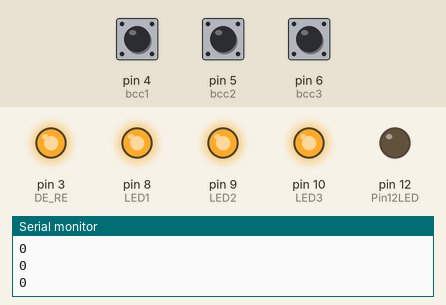
Recording of a sketch running on a simulated Arduino Nano, built with avr-gcc and run on an emulated ATmega328P. On the bench: output pins drawn as LEDs (lit = HIGH), the last lines printed to the serial monitor. Inputs (shaded band) come from the test bench; at power-on: pin 4 (bcc1) HIGH, pin 5 (bcc2) HIGH, pin 6 (bcc3) HIGH.

Above: at 1.8 s.
1.9 s: pin 4 (bcc1) pulled LOW for 0.6 s
At 2.8 s:
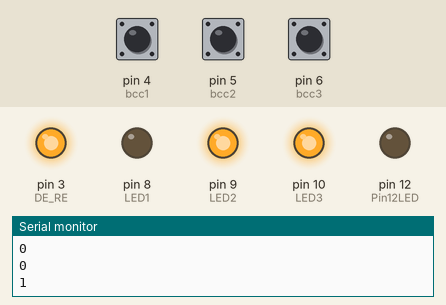
4.5 s: pin 5 (bcc2) pulled LOW for 0.6 s
At 5.3 s:
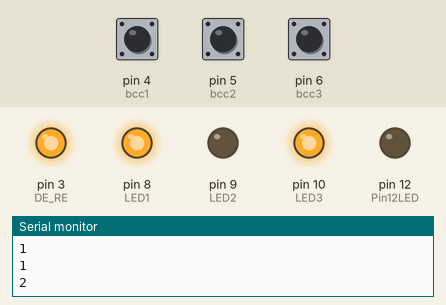
7.0 s: pin 6 (bcc3) pulled LOW for 0.6 s
At 7.9 s:
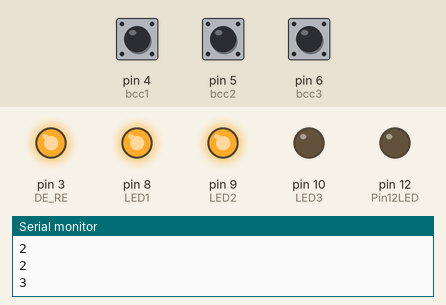
9.6 s: pin 6 (bcc3) pulled LOW for 3.2 s
At 14.7 s:
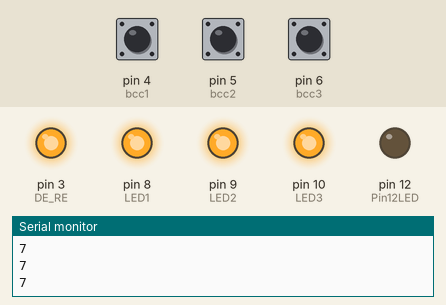
15.2 s: pin 4 (bcc1) pulled LOW for 3.2 s
At 15.8 s:
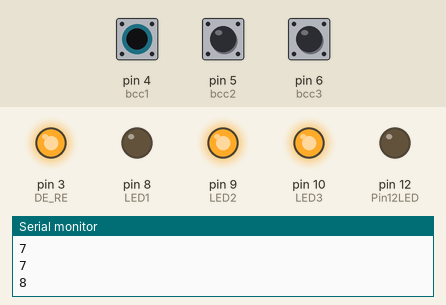
20.7 s: pin 4 (bcc1) driven LOW and pin 5 (bcc2) driven LOW and pin 6 (bcc3) driven LOW
At 22.3 s:
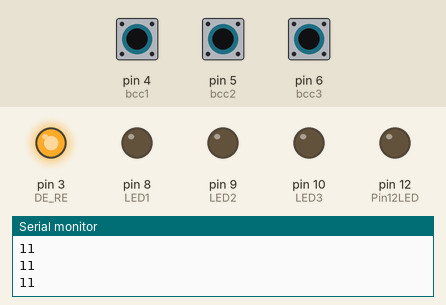
Timing chart, 0 to 23.8 s (numbered marks = the images above; inputs shaded):
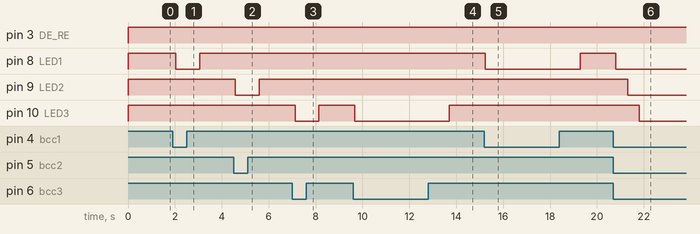

Measured:
- after the input at 1.9 s, pin 8 (LED1): HIGH → LOW after 0.14 s, → HIGH 1.0 s later
- after the input at 4.5 s, pin 9 (LED2): HIGH → LOW after 0.08 s, → HIGH 1.0 s later
- after the input at 7.0 s, pin 10 (LED3): HIGH → LOW after 0.13 s, → HIGH 1.0 s later
- after the input at 9.6 s, pin 10 (LED3): HIGH → LOW after 0.07 s, → HIGH 4.0 s later
- after the input at 15.2 s, pin 8 (LED1): HIGH → LOW at once, → HIGH 4.0 s later
- after the input at 20.7 s, pin 8 (LED1): HIGH → LOW after 0.11 s; pin 9 (LED2): HIGH → LOW after 0.61 s; pin 10 (LED3): HIGH → LOW after 1.1 s

The sketch:

2018pestnewtest_rs485_slave_0407.ino
```cpp
//ir沒遮斷 == HIGH
//for arduino nano
#include <SoftwareSerial.h>
/*#define SSerialRX 0
#define SSerialTX 1
#define SSerialTxControl 3   //RS485 Direction control
#define RS485Transmit HIGH
#define RS485Receive LOW */
#define Pin12LED 12
/*SoftwareSerial RS485Serial(SSerialRX, SSerialTX); // RX, TX
int byteReceived;
int byteSend; */

SoftwareSerial Slave(0, 1);
char val;
int DE_RE=3;


int bcc1 = 4;
int bcc2 = 5;
int bcc3 = 6;
int LED1 = 8;
int LED2 = 9;
int LED3 = 10;
int ch1, ch2, ch3 = 0;
unsigned int t = 500;
unsigned int pestsum = 0;

void setup() {
Serial.begin(38400);
//Serial.println("SerialRemote");  // Can be ignored
pinMode(Pin12LED, OUTPUT);
/*//pinMode(SSerialTxControl, OUTPUT);
//digitalWrite(SSerialTxControl, RS485Receive);  // Init Transceiver
// Start the software serial port, to another device
//RS485Serial.begin(4800);   // set the data rate */
Serial.println("Slave is ready!");
Slave.begin(38400);
pinMode(DE_RE,OUTPUT);
digitalWrite(DE_RE,LOW);

pinMode(bcc1, INPUT_PULLUP);
pinMode(bcc2, INPUT_PULLUP);
pinMode(bcc3, INPUT_PULLUP);
pinMode(LED1, OUTPUT);
pinMode(LED2, OUTPUT);
pinMode(LED3, OUTPUT);

}

void loop() {
  // put your main code here, to run repeatedly:
int mode1, mode2, mode3  ;

if (digitalRead(bcc1) == HIGH)
{
  mode1 = 1;
  digitalWrite(LED1, HIGH);
}
else
{
  mode1 = 0;
  digitalWrite(LED1, LOW);
  ch1++;
  delay(t);
}

if (digitalRead(bcc2) == HIGH)
{
  mode2 = 1;
  digitalWrite(LED2, HIGH);
}
else
{
  mode2 = 0;
  digitalWrite(LED2, LOW);
  ch2++;
  delay(t);
}

if (digitalRead(bcc3) == HIGH)
{
  mode3 = 1;
  digitalWrite(LED3, HIGH);
}
else
{
  mode3 = 0;
  digitalWrite(LED3, LOW);
  ch3++;
  delay(t);
}

pestsum = ch1+ch2+ch3;

//Copy input data to output

//digitalWrite(Pin12LED, HIGH);  // Show activity

//byteSend = pestsum;


digitalWrite(Pin12LED, HIGH);  // Show activity
/*digitalWrite(SSerialTxControl, RS485Transmit);  // Enable RS485 Transmit
RS485Serial.write(byteSend);          // Send byte to Remote Arduino*/
digitalWrite(Pin12LED, LOW);  // Show activity
delay(10);
//digitalWrite(SSerialTxControl, RS485Receive);  // Disable RS485 Transmit


digitalWrite(DE_RE,HIGH);
val = pestsum;
Slave.write(val);


//digitalWrite(DE_RE,LOW);
/*while(Slave.available()) {
  val = Slave.read();
  Serial.write(val);
} */

/*Serial.print("byteSend:");
Serial.println(byteSend);

if (RS485Serial.available())
{
Serial.println("RS485Serial.available!");
digitalWrite(Pin12LED, HIGH);  // Show activity
Serial.print("byteSend:");
Serial.print(byteSend);
Serial.println();
delay(10);
digitalWrite(Pin12LED, LOW);  // Show activity
}*/

/*Serial.print("ch1:");
Serial.println(ch1);
Serial.print("ch2:");
Serial.println(ch2);
Serial.print("ch3:");
Serial.println(ch3);
Serial.print("pestsum:");*/
Serial.println(pestsum);
//Serial.println("-------------------------");

//Serial.print("byteSend:");
//Serial.println(byteSend);
delay(t);
}
```
